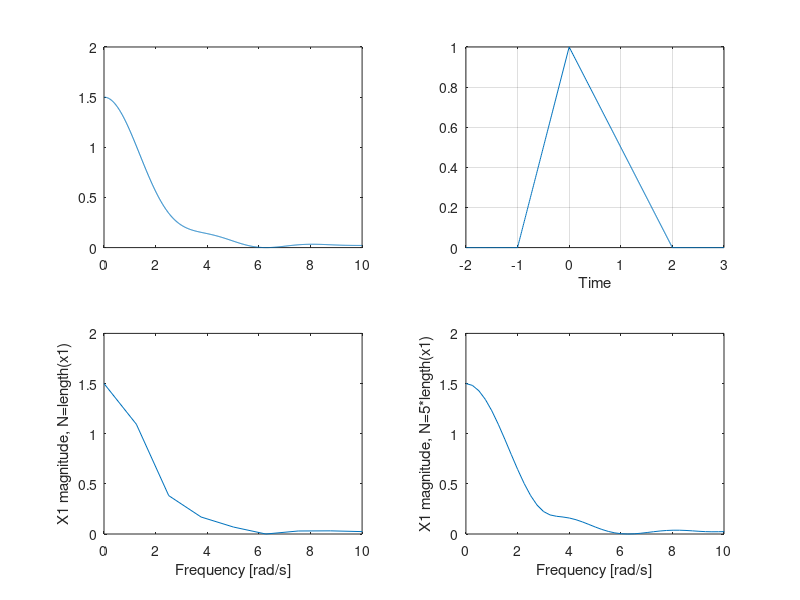
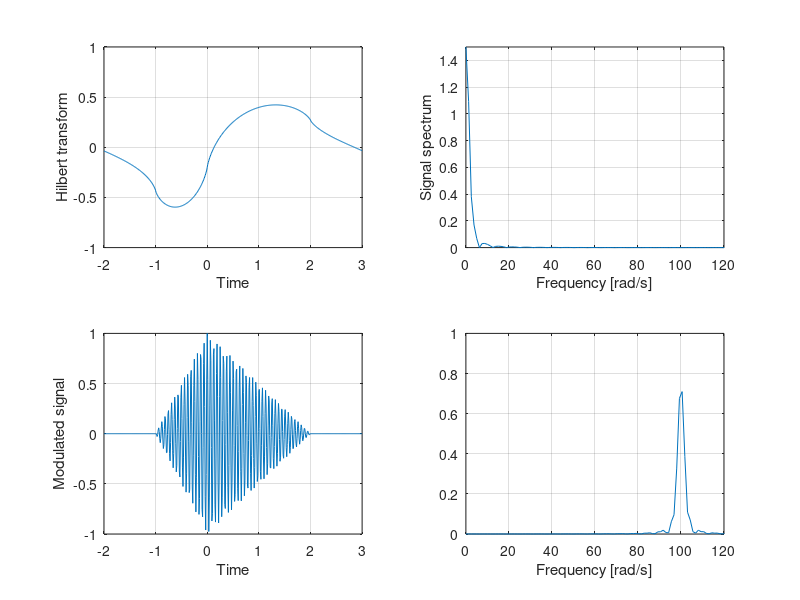

Reproduce these figures in MATLAB, in order. (Note: this script raises an error after producing the figures.)
%% 1
w = 0.01:0.01:10;
Ts = 0.01;
X1exact = (exp(1i*0.5*w).*sinc(w/(2*pi)) ...
    -exp(-1i*w).*sinc(w/pi))./(1i*w);

t0=-2:Ts:-Ts-1;
t1=-1:Ts:-Ts;
t2=0:Ts:2;
t3=2+Ts:Ts:3;
t = [t0,t1,t2,t3];

x1 = [zeros(1,100), t1+1, 1-0.5*t2, zeros(1,100)];

N1 = length(x1);
X1N1 = Ts*fft(x1,N1);

k1 = 0:1:N1/2-1; %% fftindex
w1 = (2*pi*k1/N1)/Ts; %% fftfrequencies.

N2 = 5*length(x1); X1N2 = Ts*fft(x1,N2);
k2 = 0:1:N2/2-1; w2 = (2*pi*k2/N2)/Ts;

% input signal, exact fft, and matlab fft.
figure(1);
subplot(2,2,1);
plot(w,X1exact);


subplot(2,2,2);
plot(t, x1); grid; 
xlabel('Time');

subplot(2,2,3);
plot(w1, abs(X1N1(1:N1/2))); axis([0, 10, 0, 2]);
xlabel('Frequency [rad/s]');
ylabel('X1 magnitude, N=length(x1)');


subplot(2,2,4);
plot(w2, abs(X1N2(1:N2/2))); axis([0, 10, 0, 2]);
xlabel('Frequency [rad/s]');
ylabel('X1 magnitude, N=5*length(x1)');

%% 2

%???

wc = 100; fc = wc/(2*pi);
fs = 1/Ts;

hx1 = imag(hilbert(x1));
x1mod=x1.*cos(wc*t);
N=length(x1mod) - 1; X1= Ts*fft(x1,N); 
X1mod=Ts*fft( x1mod, N);

k = 0:1:N/2-1; w = (2*pi*k/N)/Ts;

figure(2); subplot(2,2,1); plot(t,hx1);
grid; axis([-2,3,-1,1]);
xlabel('Time'); ylabel('Hilbert transform');
subplot(222); plot(w, abs(X1(1:N/2)));
grid; axis([0 120 0 1.5]);

xlabel('Frequency [rad/s]'); ylabel('Signal spectrum');
subplot(223); plot(t,x1mod); grid; % axis([1 ???
    
xlabel('Time'); ylabel('Modulated signal');
subplot (224); plot(w, abs(X1mod(1:N/2))); grid; 
axis([0 120 0 1]);
xlabel('Frequency [rad/s]');

x1modSSB=modulate(x1,fc,fs,'amssb');
X1modSSB=Ts*fft(x1modSSB,N);
figure(3);
subplot(211); plot(w, abs(X1modSSB(1:N/2))); %???
xlabel('Frequency [rad/s]');
ylabel('XmodSSB signal spectrum');

% upper SSB following
c1 = cos(2*pi*fc*t); % carier for origninal x(t)
c2 = sin(2*pi*fc*t); % carier for Hilbert transform x_hat(t)

x1c1mod = x1.*c1;  %modulation of original sig by sine
x1hil = imag(hilbert(1)); 
x1hilc2mod=x1hil.*c2; %modultaion of hilbert

% Office hours are only on non-lab weeks,
% wed 12:00-3:00, thurs 1:40-4:40

x1mod = x1c1mod-x1hilc2mod;
X1modUSSB=Ts*fft(x1mod,N);
subplot(212);
plot(w,abs(X1modUSSB(1:N/2)));
grid; axis([0 120 0 1.5]);
xlabel('Frequenct [rad/s]');
ylabel('XmodUSSB signal spectrum');

% carrier 

x1demod = 4*demod(x1mod,fc,fs,'amssb');

figure(4);
subplot(2,2,1);
plot(t,x1); axis([-2 3 0 1]);
subplot(2,2,2);
plot(t,x1mod);
subplot(2,2,3);
plot(t,x1demod); axis([-2 3 0 1]);
subplot(2,2,4);
plot(w, abs(X1modUSSB(1:N/2)));


%%
fs = 1/Ts; fc = wc/(2*pi);
x1modTC=modulate(x1,fc,fs,'amdsb-tc', 0.1);
x1dem=demod(2*x1modTC', fc, fs, 'amdsb-tc', -0.1);

figure(5);
subplot(2,2,1);
plot(t,x1); axis([-2 3 0 1]);
ylabel('x1 signal'); xlabel('Time');

subplot(2,2,2);
plot(t,x1modTC);
ylabel('amdsb-tc modulated');
xlabel('Time');

subplot(2,2,3);
plot(t,x1dem); axis([-2 3 0 1]);
ylabel('Demodulated signal');
xlabel('Time');



